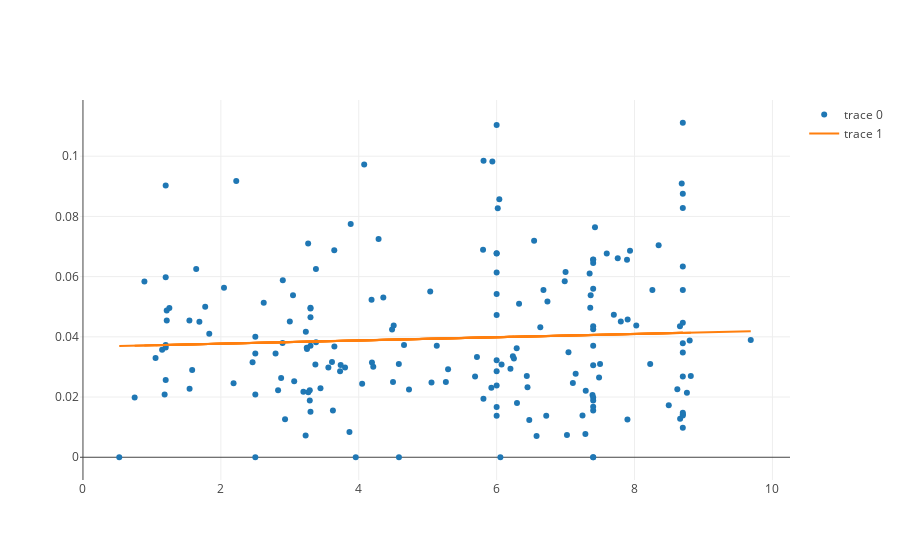

Notebook cell for this chart:
### Markdown cell above
# Scatter plot left-right axis and emotions

### Code cell
emotion_number=1
mask = ~np.isnan(merged_simplified['left_right']) & ~np.isnan(merged_simplified[emotion_number])
slope, intercept, r_value, p_value, std_err = stats.linregress(merged_simplified['left_right'][mask], 
                                                               merged_simplified[emotion_number][mask])
line = slope*merged_simplified['left_right']+intercept

# Creating the dataset, and generating the plot
trace1 = go.Scatter(
            x = merged_simplified['left_right'],
            y = merged_simplified[emotion_number],
            mode = 'markers'
            )

trace2 = go.Scatter(
              x=merged_simplified['left_right'],
              y=line,
              mode='lines'
             )

data = [trace1, trace2]
fig = go.Figure(data=data)

iplot(fig)

### Figure 1 — Plotly figure (JSON) as saved in the notebook; plotly's stock layout.template omitted (floating-point values rounded to 4 significant figures; data arrays with more than 128 entries replaced by an {"elided": "..."} marker saying what was removed)
{"data": [{"mode": "markers", "type": "scatter", "uid": "70a85fd8-8dfa-11e8-a0c7-10f005216515", "x": {"elided": "193 float values"}, "y": {"elided": "193 float values"}}, {"mode": "lines", "type": "scatter", "uid": "70a85fd9-8dfa-11e8-a0c7-10f005216515", "x": {"elided": "193 float values"}, "y": {"elided": "193 float values"}}], "layout": {}}
